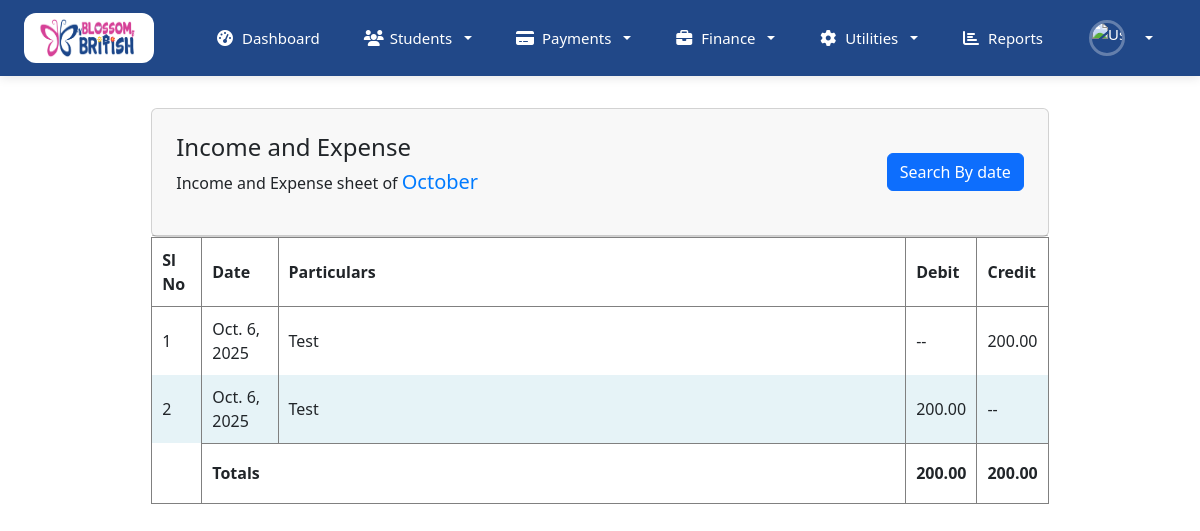
Before: /finances/balance_sheet with the older database file.
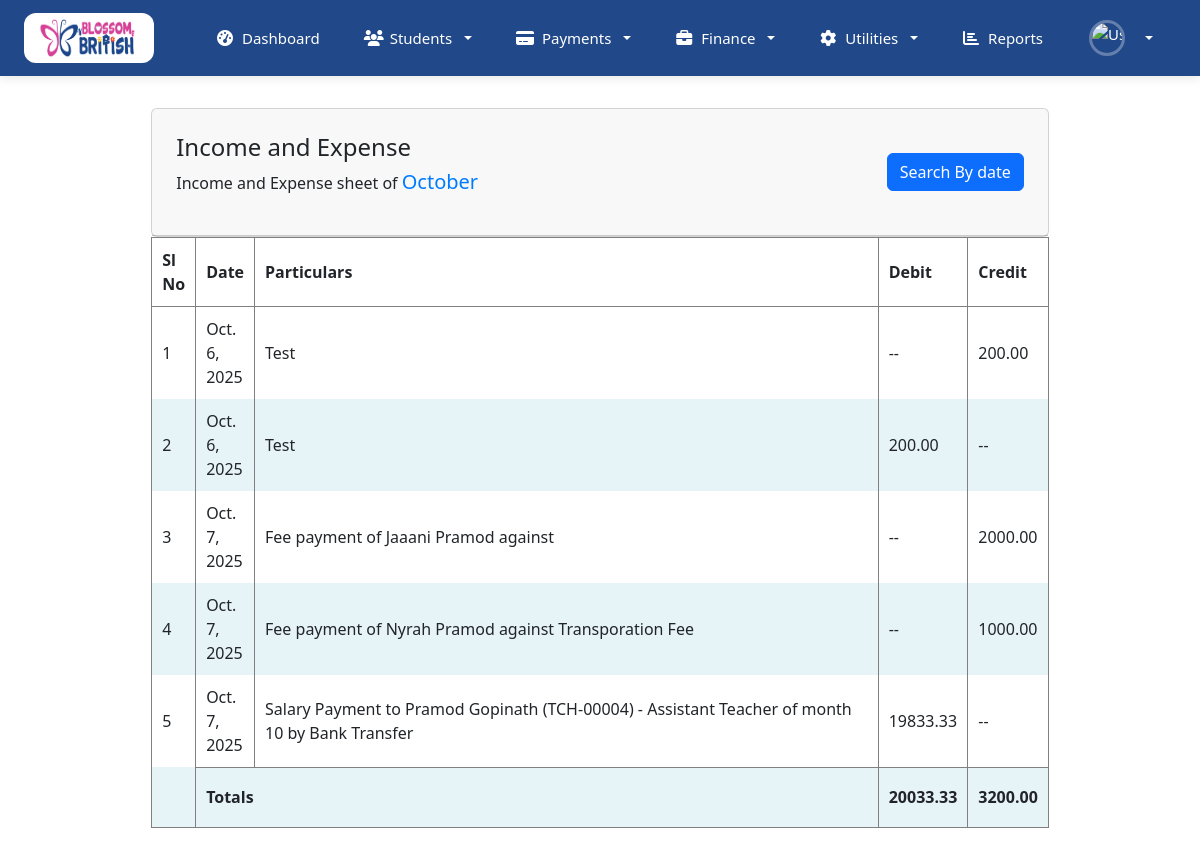
After: the same page with the newer database file.
### Finance/models.py (models this page shows)
class Income(models.Model):
    date = models.DateField(auto_now_add=True)
    perticulers = models.CharField(max_length=255)
    amount = models.FloatField()
    bill_number = models.CharField(max_length=20, default="No Bill")
    other = models.CharField(max_length=255, default=" ", null=True, blank=True)

class Expense(models.Model):
    date = models.DateField(auto_now_add=True)
    perticulers = models.CharField(max_length=255)
    amount = models.FloatField()
    bill_number = models.CharField(max_length=20, default="No Bill")
    other = models.CharField(max_length=255, default=" ",null=True, blank=True)

### Finance/views.py (the view)
# urls.py: path("balance_sheet",views.balance_sheet, name= "balance_sheet"),
def balance_sheet(request):
    current_date = now()
    month = current_date.strftime("%B")
    income_list = Income.objects.filter(date__year=current_date.year, date__month=current_date.month)
    expense_list = Expense.objects.filter(date__year=current_date.year, date__month=current_date.month)
    income_data = [{'type': 'credit', 'date': income.date, 'perticulers': income.perticulers, 'amount': income.amount} for income in income_list]
    expense_data = [{'type': 'debit', 'date': expense.date, 'perticulers': expense.perticulers, 'amount': expense.amount} for expense in expense_list]
    combined_list = sorted(
        chain(income_data, expense_data),
        key=lambda x: x['date']
    )
    total_income = sum(income['amount'] for income in income_data)
    total_expense = sum(expense['amount'] for expense in expense_data)
    return render(request, "finance/balancesheet.html", {
        'combined_list': combined_list,
        'total_income': total_income,
        'total_expense': total_expense,
        "month":month
    })

### home/context_processors.py (called while the page is built, shortened)
def user_context(request):
    if isinstance(request.user, AnonymousUser):
        return {}

### templates/finance/balancesheet.html (shortened to what this page needs)
{% extends 'auth_templates/index.html' %}
{% load static %}
{% block content %}
<div class="category-add-list">
    <div class="content-page">
        <div class="container-fluid add-form-list">
            <div class="row">
                <div class="col-sm-12">
                    <div class="card">
                        <div class="card-header d-flex justify-content-between">
                            <div class="header-title">
                                <h4 class="card-title">Income and Expense</h4>
                                <p>Income and Expense sheet of <span class="text-primary h5">{{month}}</span> </p>
                            </div>
                            <div class="header-title">
                                <button class="btn btn-primary" class="btn btn-primary"  data-bs-toggle="modal" data-bs-target="#exampleModal">Search By date</button>
                            </div>
                    </div>
                        </div>
                    <div class="contenttable">
                        <table>
                            <thead>
                                <tr>
                                    <th style="border-bottom: .5px solid gray;">Sl No</th>
                                    <th style="border-bottom: .5px solid gray;">Date</th>
                                    <th style="width: 70%;border-bottom: .5px solid gray;">Particulars</th>
                                    <th style="border-bottom: .5px solid gray;">Debit</th>
                                    <th style="border-bottom: .5px solid gray;">Credit</th>
                                </tr>
                            </thead>
                            <tbody>
                                {% for record in combined_list %}
                                <tr>
                                    <td>{{ forloop.counter }}</td>
                                    <td>{{record.date}}</td>
                                    <td>{{ record.perticulers }}</td>
                                    <td>
                                        {% if record.type == 'debit' %}
                                        {{ record.amount|floatformat:2 }}
                                        {% else %}
                                        --
                                        {% endif %}
                                    </td>
                                    <td>
                                        {% if record.type == 'credit' %}
                                        {{ record.amount|floatformat:2 }}
                                        {% else %}
                                        --
                                        {% endif %}
                                    </td>
                                </tr>
                                {% endfor %}
                                <tr>
                                    <th></th>
                                    <th colspan="2" style="width: 70%;border-top: .5px solid gray;">Totals</th>
                                    <th style="border-top: .5px solid gray;">{{ total_expense |floatformat:2 }}</th>
                                    <th style="border-top: .5px solid gray;">{{ total_income |floatformat:2 }}</th>
                                </tr>
                            </tbody>
                        </table>
                    </div>
                </div>
            </div>
        </div>
    </div>
</div>
{% endblock %}

Changed rows visible on the page:
added Income: date "Oct. 7, 2025", perticulers "Fee payment of Jaaani Pramod against", amount "2000.00"
added Income: date "Oct. 7, 2025", perticulers "Fee payment of Nyrah Pramod against Transporation Fee", amount "1000.00"
added Expense: date "Oct. 7, 2025", perticulers "Salary Payment to Pramod Gopinath (TCH-00004) - Assistant Teacher of month 10 by Bank Transfer", amount "19833.33"
Other visible differences:
{{ total_expense |floatformat:2 }}: "200.00" → "20033.33"
{{ total_income |floatformat:2 }}: "200.00" → "3200.00"
new list line: "3 --"
new list line: "4 --"
new list line: "5 --"
